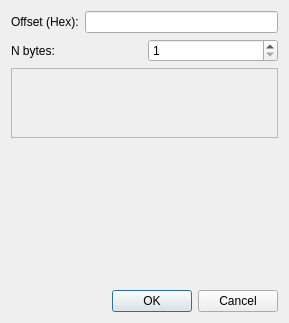
<?xml version="1.0" encoding="UTF-8"?>
<ui version="4.0">
 <class>DuplicateFromOffsetDialog</class>
 <widget class="QDialog" name="DuplicateFromOffsetDialog">
  <property name="geometry">
   <rect>
    <x>0</x>
    <y>0</y>
    <width>289</width>
    <height>323</height>
   </rect>
  </property>
  <property name="sizePolicy">
   <sizepolicy hsizetype="Fixed" vsizetype="Preferred">
    <horstretch>0</horstretch>
    <verstretch>0</verstretch>
   </sizepolicy>
  </property>
  <property name="windowTitle">
   <string>Duplicate from offset</string>
  </property>
  <layout class="QVBoxLayout" name="verticalLayout">
   <item>
    <layout class="QHBoxLayout" name="horizontalLayout">
     <item>
      <widget class="QLabel" name="label">
       <property name="text">
        <string>Offset (Hex):</string>
       </property>
      </widget>
     </item>
     <item>
      <widget class="QLineEdit" name="offsetLE">
       <property name="inputMask">
        <string notr="true"/>
       </property>
       <property name="maxLength">
        <number>16</number>
       </property>
      </widget>
     </item>
    </layout>
   </item>
   <item>
    <layout class="QHBoxLayout" name="horizontalLayout_2">
     <item>
      <widget class="QLabel" name="label_2">
       <property name="text">
        <string>N bytes:</string>
       </property>
      </widget>
     </item>
     <item>
      <widget class="QSpinBox" name="nBytesSB">
       <property name="minimum">
        <number>1</number>
       </property>
       <property name="maximum">
        <number>999999999</number>
       </property>
      </widget>
     </item>
    </layout>
   </item>
   <item>
    <widget class="QScrollArea" name="scrollArea">
     <property name="verticalScrollBarPolicy">
      <enum>Qt::ScrollBarAlwaysOff</enum>
     </property>
     <property name="widgetResizable">
      <bool>true</bool>
     </property>
     <widget class="QWidget" name="scrollAreaWidgetContents">
      <property name="geometry">
       <rect>
        <x>0</x>
        <y>0</y>
        <width>265</width>
        <height>87</height>
       </rect>
      </property>
      <layout class="QHBoxLayout" name="horizontalLayout_3">
       <item>
        <widget class="QLabel" name="bytesLabel">
         <property name="text">
          <string/>
         </property>
        </widget>
       </item>
      </layout>
     </widget>
    </widget>
   </item>
   <item>
    <spacer name="verticalSpacer">
     <property name="orientation">
      <enum>Qt::Vertical</enum>
     </property>
     <property name="sizeHint" stdset="0">
      <size>
       <width>20</width>
       <height>180</height>
      </size>
     </property>
    </spacer>
   </item>
   <item>
    <widget class="QDialogButtonBox" name="buttonBox">
     <property name="orientation">
      <enum>Qt::Horizontal</enum>
     </property>
     <property name="standardButtons">
      <set>QDialogButtonBox::Cancel|QDialogButtonBox::Ok</set>
     </property>
    </widget>
   </item>
  </layout>
 </widget>
 <resources/>
 <connections>
  <connection>
   <sender>buttonBox</sender>
   <signal>accepted()</signal>
   <receiver>DuplicateFromOffsetDialog</receiver>
   <slot>accept()</slot>
   <hints>
    <hint type="sourcelabel">
     <x>248</x>
     <y>254</y>
    </hint>
    <hint type="destinationlabel">
     <x>157</x>
     <y>274</y>
    </hint>
   </hints>
  </connection>
  <connection>
   <sender>buttonBox</sender>
   <signal>rejected()</signal>
   <receiver>DuplicateFromOffsetDialog</receiver>
   <slot>reject()</slot>
   <hints>
    <hint type="sourcelabel">
     <x>316</x>
     <y>260</y>
    </hint>
    <hint type="destinationlabel">
     <x>286</x>
     <y>274</y>
    </hint>
   </hints>
  </connection>
 </connections>
</ui>
